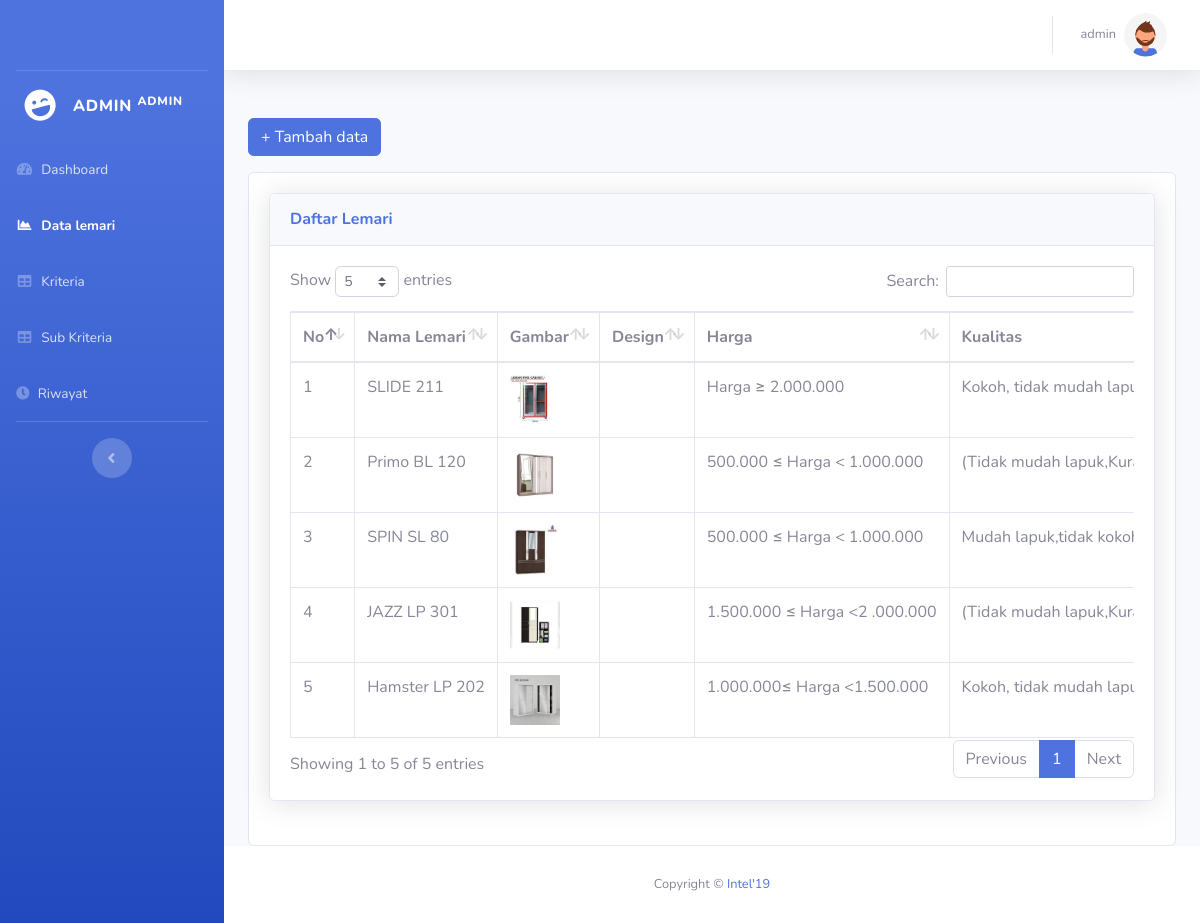
Page /admin/data_lemari.php (signed in) on the earlier database version.
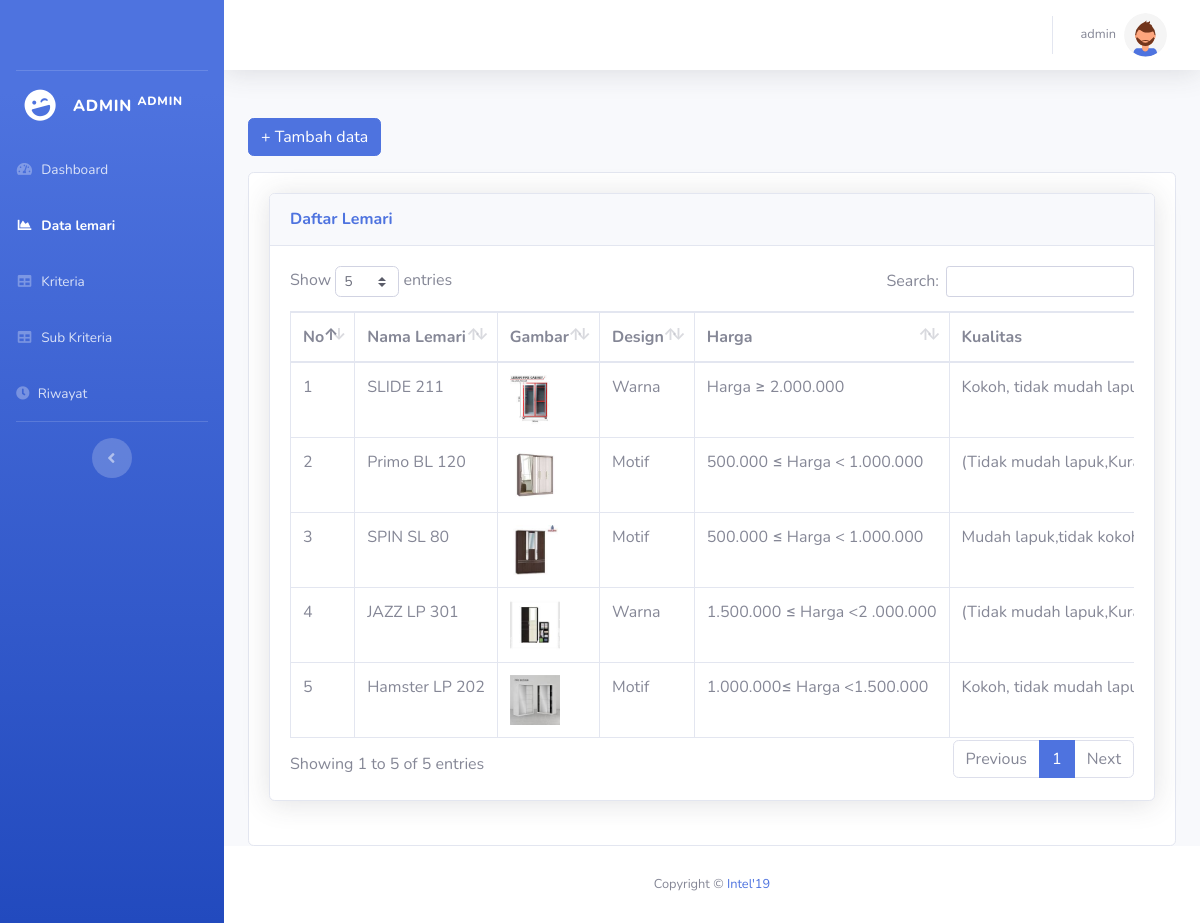
Same page on the later database version.
### tables this page shows
CREATE TABLE `kec_alt_kriteria` (
  `id_alt_kriteria` int(11) NOT NULL,
  `f_id_alternatif` int(11) NOT NULL,
  `f_id_kriteria` char(2) NOT NULL,
  `f_id_sub_kriteria` int(11) NOT NULL
);

CREATE TABLE `alternatif` (
  `id_alternatif` int(11) NOT NULL,
  `nama_alternatif` varchar(50) NOT NULL,
  `gambar` varchar(100) NOT NULL,
  `design` varchar(10) NOT NULL,
  `merek` varchar(255) DEFAULT NULL
);

### config.php (called while the page is built, shortened)
<?php
function connectDatabase()
{
    $conn = new mysqli(DB_HOST, DB_USERNAME, DB_PASSWORD, DB_NAME);
    return $conn;
}
?>

### admin/functions/data_lemari.php (called while the page is built, shortened)
<?php
    require_once '../config.php';
    class Lemari{
        private $db;
        public function __construct()
        {
            $this->db = connectDatabase();
        }
        public function getLemari(){
            return $this->db->query("SELECT a.nama_alternatif, a.id_alternatif, a.gambar, a.merek, a.design, kak.id_alt_kriteria,
                MAX(CASE WHEN k.nama_kriteria = 'Harga' THEN kak.id_alt_kriteria END) AS id_alt_C1,
                MIN(CASE WHEN k.nama_kriteria = 'Kualitas' THEN kak.id_alt_kriteria END) AS id_alt_C2,
                MIN(CASE WHEN k.nama_kriteria = 'Volume' THEN kak.id_alt_kriteria END) AS id_alt_C3,
                MAX(CASE WHEN k.nama_kriteria = 'Kelengkapan' THEN kak.id_alt_kriteria END) AS id_alt_C4,
                MAX(CASE WHEN k.nama_kriteria = 'Harga' THEN kak.f_id_sub_kriteria END) AS id_sub_C1,
                MIN(CASE WHEN k.nama_kriteria = 'Kualitas' THEN kak.f_id_sub_kriteria END) AS id_sub_C2,
                MIN(CASE WHEN k.nama_kriteria = 'Volume' THEN kak.f_id_sub_kriteria END) AS id_sub_C3,
                MAX(CASE WHEN k.nama_kriteria = 'Kelengkapan' THEN kak.f_id_sub_kriteria END) AS id_sub_C4,
                MAX(CASE WHEN k.nama_kriteria = 'Harga' THEN sk.nama_sub_kriteria END) AS nama_C1,
                MIN(CASE WHEN k.nama_kriteria = 'Kualitas' THEN sk.nama_sub_kriteria END) AS nama_C2,
                MIN(CASE WHEN k.nama_kriteria = 'Volume' THEN sk.nama_sub_kriteria END) AS nama_C3,
                MAX(CASE WHEN k.nama_kriteria = 'Kelengkapan' THEN sk.nama_sub_kriteria END) AS nama_C4
                FROM alternatif a
                JOIN kec_alt_kriteria kak ON a.id_alternatif = kak.f_id_alternatif
                JOIN sub_kriteria sk ON kak.f_id_sub_kriteria = sk.id_sub_kriteria
                JOIN kriteria k ON kak.f_id_kriteria = k.id_kriteria
                GROUP BY a.nama_alternatif ORDER BY a.id_alternatif DESC;
            ");
        }
    }
    $Lemari = new Lemari();
?>

### admin/data_lemari.php (the view, shortened to what this page needs)
<?php
require_once './header.php';
require_once './functions/data_lemari.php';
$dataAlternatif = $Lemari->getLemari();
?>
<div class="row">
    <div class="col-lg-12">
        <button type="button" class="btn btn-primary mb-3" data-toggle="modal" data-target="#exampleModal">
            + Tambah data
        </button>
        <div class="card">
            <div class="card-body">
                <div class="card shadow mb-4">
                    <div class="card-header py-3">
                        <h6 class="m-0 font-weight-bold text-primary">Daftar Lemari</h6>
                    </div>
                    <div class="card-body">
                        <div class="table-responsive">
                            <table class="table table-bordered nowrap" id="dataLemari" style="width:100%"
                                cellspacing="0">
                                <thead>
                                    <tr>
                                        <th>No</th>
                                        <th>Nama Lemari</th>
                                        <th>Gambar</th>
                                        <th>Design</th>
                                        <th>Harga</th>
                                        <th>Kualitas</th>
                                    </tr>
                                </thead>
                                <tbody>
                                    <?php foreach ($dataAlternatif as $key => $alternatif):?>
                                    <tr>
                                        <td><?=$key+1?></td>
                                        <td><?=$alternatif['nama_alternatif'];?></td>
                                        <td><a href="../images/<?=$alternatif['gambar'];?>" data-lightbox="image-1"
                                                data-title="<?=$alternatif['nama_alternatif'];?>">
                                                <img style="width: 50px; height: 50px;"
                                                    src="../images/<?=$alternatif['gambar'];?>"
                                                    alt="Gambar <?=$alternatif['nama_alternatif'];?>">
                                            </a></td>
                                        <td><?=$alternatif['design'];?></td>
                                        <td><?=$alternatif['nama_C1'];?></td>
                                        <td><?=$alternatif['nama_C2'];?></td>
                                    </tr>
                                    <?php endforeach;?>
                                </tbody>
                            </table>
                        </div>
                    </div>
                </div>
            </div>
        </div>
    </div>
</div>
<?php require_once './footer.php';?>

Differences in the rows shown:
changed through a linked row, kec_alt_kriteria "SLIDE 211": f_id_alternatif.design (not shown) → "Warna"
changed through a linked row, kec_alt_kriteria "Primo BL 120": f_id_alternatif.design (not shown) → "Motif"
changed through a linked row, kec_alt_kriteria "SPIN SL 80": f_id_alternatif.design (not shown) → "Motif"
changed through a linked row, kec_alt_kriteria "JAZZ LP 301": f_id_alternatif.design (not shown) → "Warna"
changed through a linked row, kec_alt_kriteria "Hamster LP 202": f_id_alternatif.design (not shown) → "Motif"
